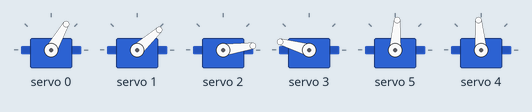
This sketch was run on a simulated Arduino Uno, built with avr-gcc and run on an emulated ATmega328P. Parts: 6 × servo. Random numbers use the default seed unless the sketch sets one.

Above: at 2.17 s.
At 8.04 s:
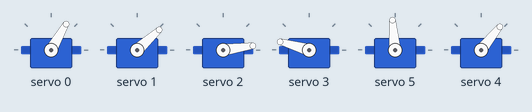
At 10.48 s:
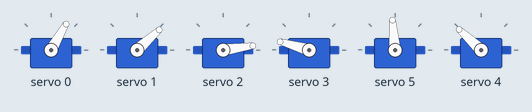
At 16.1 s:
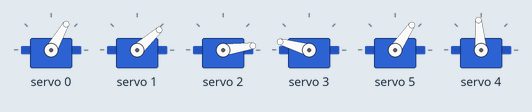
At 22.0 s:
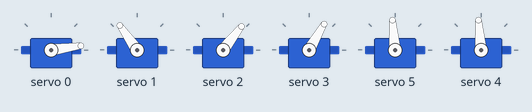
At 32.3 s:
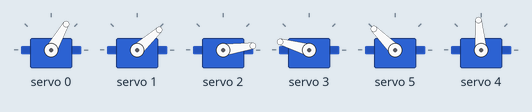
Timing chart, 0 to 40.0 s (numbered marks = the images above):
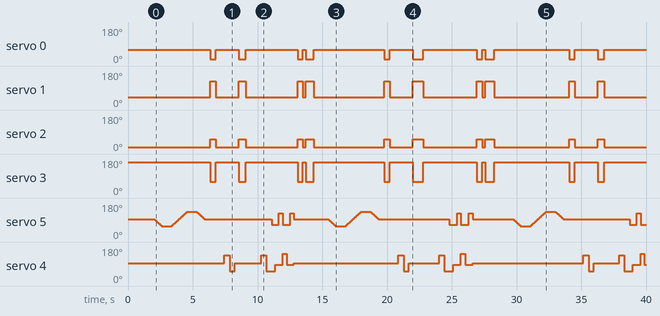

The sketch:

e_for_a_Design_and_Control_of_Servo_Driven_Mechanical_System.ino
```cpp
#include <Wire.h>
#include <Adafruit_PWMServoDriver.h>

// Create a PWM object for PCA9685
Adafruit_PWMServoDriver pwm = Adafruit_PWMServoDriver();

// Servo min and max pulse length
#define SERVOMIN 150  // Min pulse length
#define SERVOMAX 600  // Max pulse length

// Servo channels on the PCA9685
#define TOP_LEFT_EYELID 0
#define BOTTOM_LEFT_EYELID 1
#define TOP_RIGHT_EYELID 2
#define BOTTOM_RIGHT_EYELID 3
#define YARM 4
#define XARM 5

void setup() {
  pwm.begin();
  pwm.setPWMFreq(60);  // Set frequency to 60 Hz

  Serial.begin(9600);

  open_eye();
  eye_ball_centert();
  delay(2000);
}

void loop() {
  // Smooth eyeball movement left, right, and center
  smoothEyeMovement(XARM, 90, 50);  // Center to left
  delay(680);

  smoothEyeMovement(XARM, 50, 130);  // Left to right
  delay(680);

  smoothEyeMovement(XARM, 130, 90);  // Right to center
  delay(450);

  synchronous_close();
  eye_ball_centert();
  delay(450);

  look_up();
  delay(400);

  look_down();
  delay(400);

  eye_ball_centert();
  delay(300);

  random_close();
  delay(450);

  look_up();
  delay(400);

  look_down();
  delay(400);

  random_movement();
  delay(400);

  eye_ball_centert();
  delay(300);
}

// Function for smooth eyeball movement
void smoothEyeMovement(int channel, int startPosition, int endPosition) {
  int step = (startPosition < endPosition) ? 1 : -1;
  for (int pos = startPosition; pos != endPosition; pos += step) {
    moveServo(channel, pos);
    delay(15);  // Adjust for speed of movement
  }
  moveServo(channel, endPosition);  // Ensure it reaches the final position
}

void random_movement() {
  moveServo(XARM, 60);
  delay(random(250, 340));
  moveServo(YARM, 80);
  delay(random(250, 340));
  moveServo(XARM, 120);
  delay(random(250, 340));
  moveServo(YARM, 140);
  moveServo(XARM, 60);
  delay(random(250, 340));
  moveServo(YARM, 80);
  delay(random(250, 340));
  moveServo(XARM, 120);
  delay(random(250, 340));
  moveServo(YARM, 140);
  eye_ball_centert();
  delay(300);
  synchronous_close();
  random_close();
}

void random_close() {
  close_eye();
  delay(random(220, 880));
  open_eye();
  delay(random(220, 880));
}

void synchronous_close() {
  close_eye();
  delay(420);
  open_eye();
  delay(222);
}

void eye_ball_left() {
  moveServo(XARM, 50);
}

void eye_ball_right() {
  moveServo(XARM, 130);
}

void eye_ball_centert() {
  moveServo(XARM, 90);
  moveServo(YARM, 90);
}

void look_up() {
  moveServo(YARM, 132);
}

void look_down() {
  moveServo(YARM, 45);
}

void close_eye() {
  moveServo(TOP_LEFT_EYELID, 2);
  moveServo(BOTTOM_LEFT_EYELID, 120);
  moveServo(TOP_RIGHT_EYELID, 46);
  moveServo(BOTTOM_RIGHT_EYELID, 55);
}

void open_eye() {
  moveServo(TOP_LEFT_EYELID, 55);
  moveServo(BOTTOM_LEFT_EYELID, 36);
  moveServo(TOP_RIGHT_EYELID, 2);
  moveServo(BOTTOM_RIGHT_EYELID, 160);
}

// Function to control a servo on a specific PCA9685 channel
void moveServo(int channel, int position) {
  int pulselen = map(position, 0, 180, SERVOMIN, SERVOMAX);
  pwm.setPWM(channel, 0, pulselen);
}
```

Measured:
- by itself, servo 0: 60° → 8° at 6.3 s, → 60° 0.42 s later, → 8° 1.8 s later, → 60° 0.53 s later, … (20 changes in this stretch)
- by itself, servo 1: 42° → 125° at 6.3 s, → 42° 0.42 s later, → 125° 1.8 s later, → 42° 0.53 s later, … (20 changes in this stretch)
- by itself, servo 2: 8° → 52° at 6.3 s, → 8° 0.42 s later, → 52° 1.8 s later, → 8° 0.53 s later, … (20 changes in this stretch)
- by itself, servo 3: 164° → 60° at 6.3 s, → 164° 0.42 s later, → 60° 1.8 s later, → 164° 0.53 s later, … (20 changes in this stretch)
- by itself, servo 4: 95° → 137° at 7.4 s, → 51° 0.40 s later, → 95° 0.40 s later, → 137° 2.0 s later, … (26 changes in this stretch)
